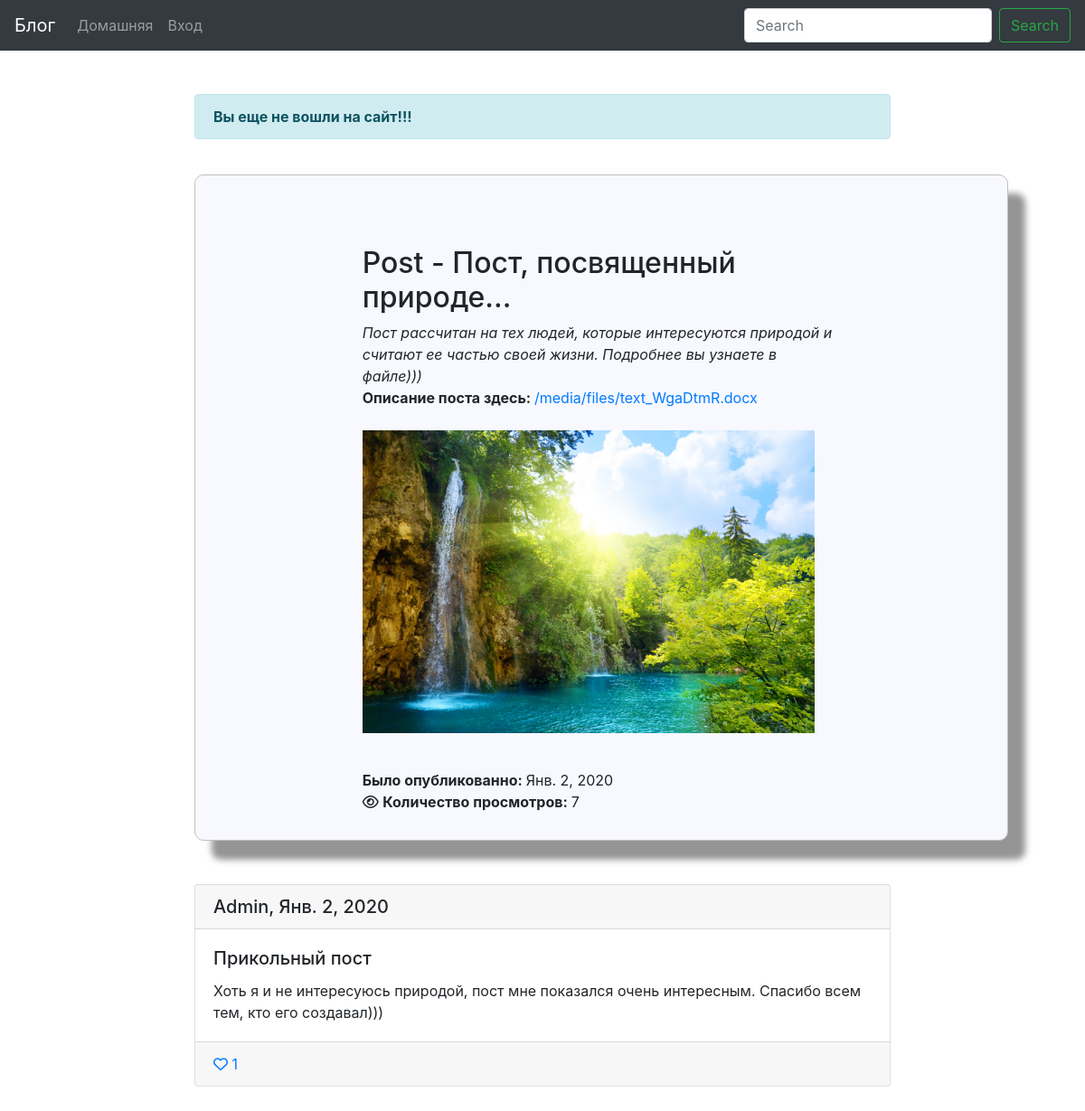
The app's page /blog/detail/7/ with its own data.
### blog/models.py (models this page shows, shortened)
class Post(models.Model):
	user = models.ForeignKey(User, blank=True, null=True, on_delete=models.CASCADE)
	title = models.CharField("Название поста", max_length=100, unique=True, db_index=True)
	body = models.TextField("Тело поста", db_index=True, blank=True)
	date_pub = models.DateField(auto_now_add=True, blank=True, null=True)
	picture = models.ImageField(upload_to="pictures/", null=True, blank=True, default='default/default.jpg')
	files = models.FileField(upload_to="files/", default="")
	views = models.IntegerField(default = 0)
	comments = models.ManyToManyField("Comment", blank=True, related_name="posts")
	class Meta:
		ordering = ['-date_pub']

class Comment(models.Model):
	user = models.ForeignKey(User, blank=True, null=True, on_delete=models.CASCADE)
	title = models.CharField("Название комментария", max_length=100)
	desc = models.TextField("Описание комментария")
	likes = models.IntegerField(default = 0)
	date_pub = models.DateField(auto_now_add=True, blank=True, null=True)
	class Meta:
		ordering = ['-date_pub']

### blog/views.py (the view, shortened to what this page needs)
# urls.py: path("detail/<str:id>/", DetailPage.as_view(), name="detail_page"),
class DetailPage(View):
	def get(self, request, id):
		form = CommentForm()
		post = get_object_or_404(Post, id=id)
		comments = post.comments.all()
		post.views += 1
		post.save()
		return render(request, "blog/detail_post.html", context={"comments": comments, "post": post, "form": form})

### blog/forms.py
class CommentForm(forms.ModelForm):
	class Meta:
		model = Comment
		fields = ['title', "desc"]
		widgets = {
			"title": forms.TextInput(attrs={"placeholder": "Навазние", "autocomplete": "off"}),
			"desc": forms.Textarea(attrs={"placeholder": "Тело комментария", "autocomplete": "off"})
		}
		labels = {
			"title": _("Название комментария"),
			"body": _("Описание комментария;")
		}

### blog/templates/blog/detail_post.html (shortened to what this page needs)
{% extends "blog/base_app.html" %}
{% block content %}
	{% load crispy_forms_tags %}
	<div class="detail__block">
		<div class="container col-8">
			<h2 class="mt-5">Post - {{ post.title }}</h2>
			<em>{{ post.body }}</em>
			{% if post.files %}
				<p><strong>Описание поста здесь: </strong><a href="{{ post.files.url }}">{{ post.files.url }}</a></p>
			{% endif %}
			<br/>
			<p><img src="{{ post.picture.url }}" width="500px" height="auto" alt="Нет картинки"></p><br/>
			<p class="mt-3"><strong>Было опубликованно: </strong> {{ post.date_pub }}</p>
			<p><i class="fa fa-eye" aria-hidden="true"></i> <strong>Количество просмотров: </strong> {{ post.views }}</p>
		</div>
	</div>
	{% if comments %}
		{% for comment in comments %}
			<div class="card mt-5 mb-5">
				<h5 class="card-header">{{ comment.user }}, {{ comment.date_pub }}</h5>
				<div class="card-body">
					<h5 class="card-title">{{ comment.title }}</h5>
					<p class="card-text">{{ comment.desc }}</p>
				</div>
				<div class="card-footer">
					<a href="{% url 'like_page' id_comment=comment.id id_post=post.id %}"><i class="fa fa-heart-o" aria-hidden="true"></i> {{ comment.likes }}</a>
				</div>
			</div>
		{% endfor %}
	{% else %}
		<h5>Нет комментариев к этому посту!</h5>
	{% endif %}
{% endblock %}

### static/css/styles.css (style rules this page uses)
* { box-sizing: border-box; }
p { margin: 0; padding: 0; }
.detail__block { border: 1px solid silver; border-radius: 10px; padding: 30px; margin-top: 5%; width: 900px; margin: 5% auto; background: ghostwhite; -webkit-box-shadow: 19px 21px 7px 0px rgba(49, 52, 50, 0.52); -moz-box-shadow: 19px 21px 7px 0px rgba(49, 52, 50, 0.52); box-shadow: 19px 21px 7px 0px rgba(49, 52, 50, 0.52); }

### records on screen
Post: title "Пост, посвященный природе...", body "Пост рассчитан на тех людей, которые интересуются природой и считают ее частью своей жизни. Подробнее вы узнаете в файле)))", files "/media/files/text_WgaDtmR.docx", picture (picture), date_pub "Янв. 2, 2020", views "7"
Comment: user "Admin", date_pub "Янв. 2, 2020", title "Прикольный пост", desc "Хоть я и не интересуюсь природой, пост мне показался очень интересным. Спасибо всем тем, кто его создавал)))", likes "1"
